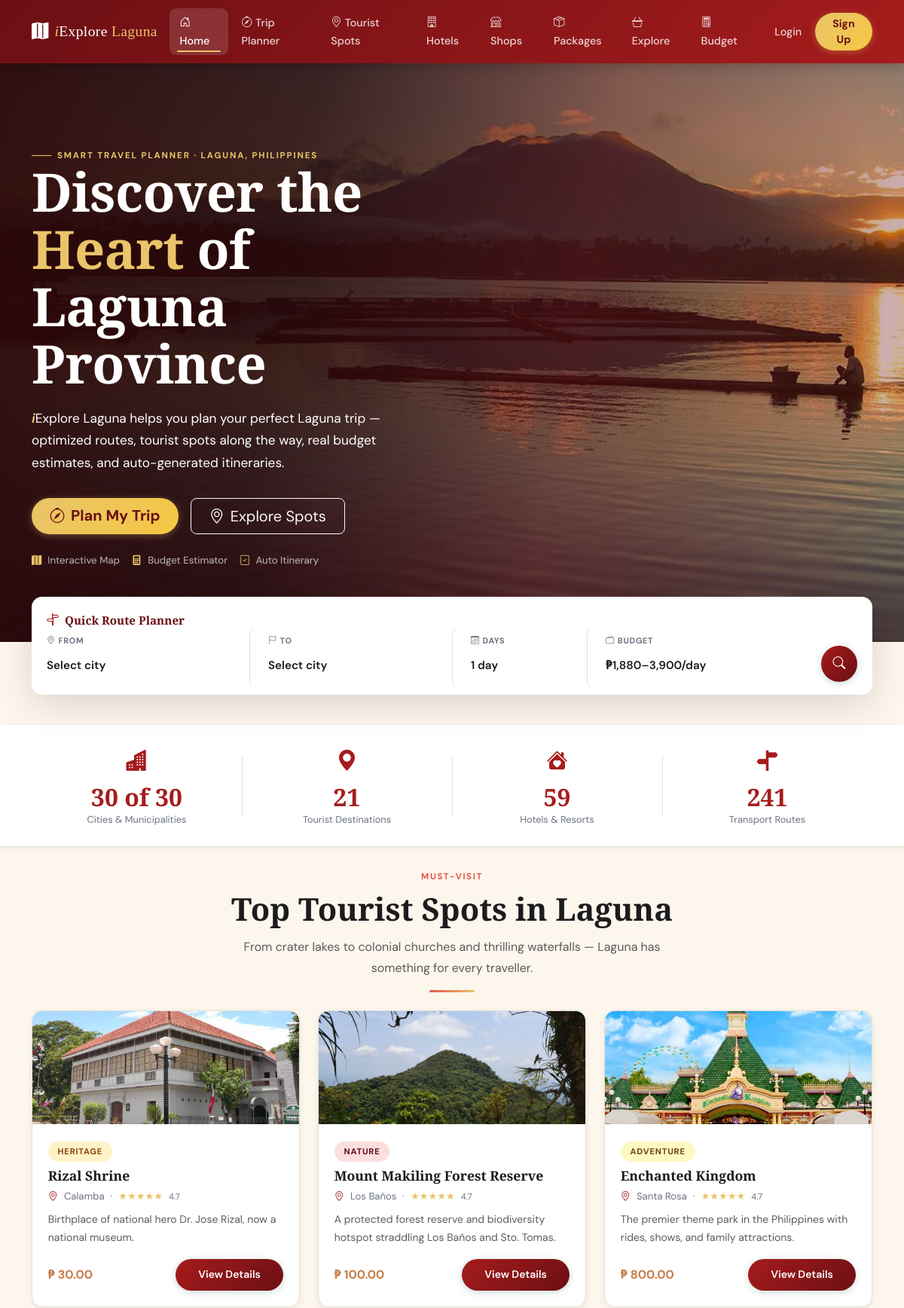
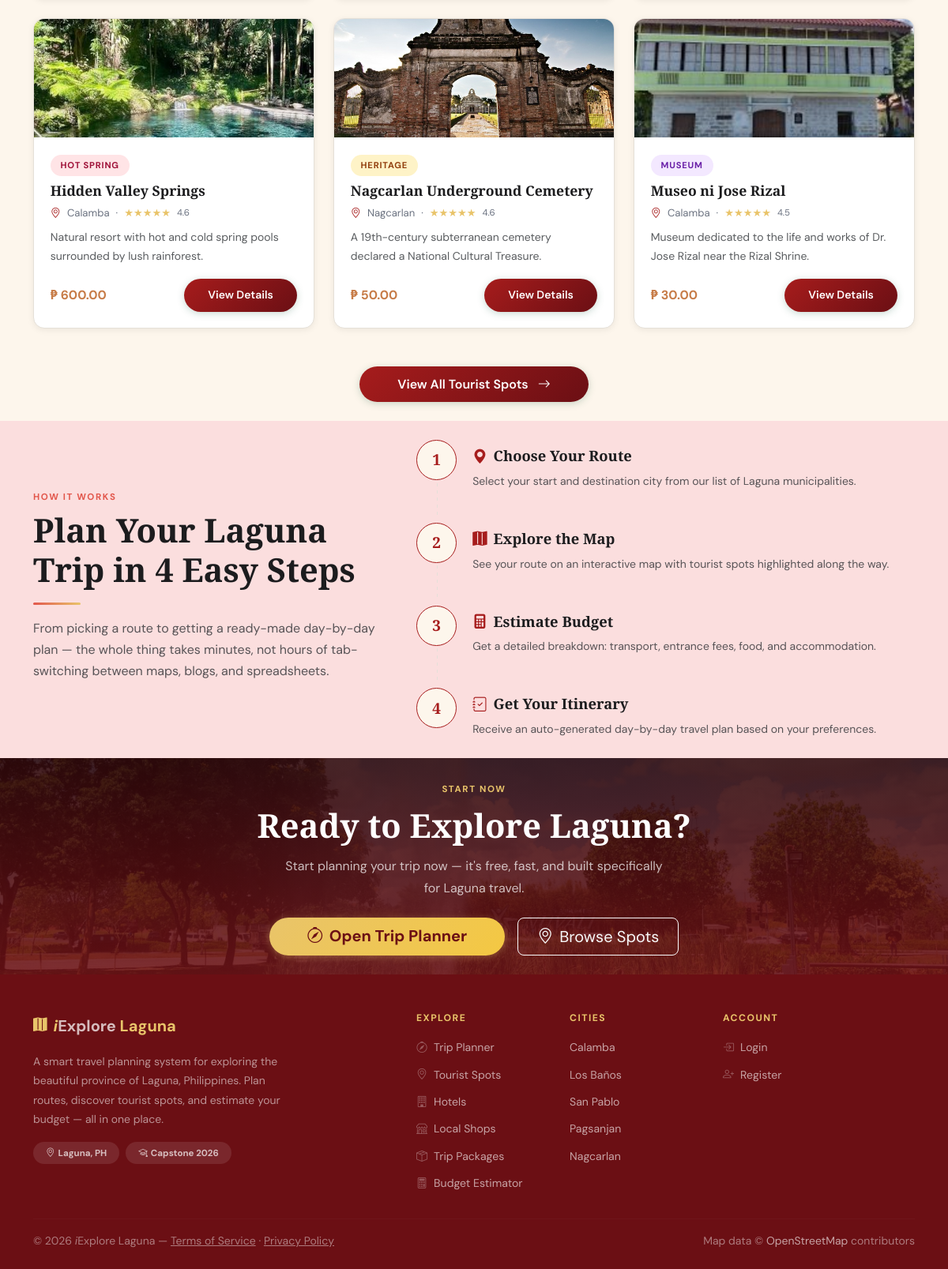
The page / on the database its author committed (2 pictures, top to bottom).
### tables this page shows
CREATE TABLE `spot_photos` (
  `id` int(10) UNSIGNED NOT NULL,
  `spot_id` int(10) UNSIGNED NOT NULL,
  `url` varchar(255) NOT NULL,
  `caption` varchar(200) DEFAULT NULL,
  `photo_type` enum('main','gallery','food','activity') DEFAULT 'gallery',
  `sort_order` tinyint(4) DEFAULT 0
);

CREATE TABLE `tourist_spots` (
  `id` int(10) UNSIGNED NOT NULL,
  `city_id` int(10) UNSIGNED NOT NULL,
  `name` varchar(150) NOT NULL,
  `slug` varchar(150) NOT NULL,
  `description` text DEFAULT NULL,
  `category` enum('nature','heritage','waterfall','hotspring','museum','religious','beach_lake','adventure','food') NOT NULL,
  `entrance_fee` decimal(8,2) DEFAULT 0.00,
  `operating_hours` varchar(100) DEFAULT NULL,
  `contact_number` varchar(50) DEFAULT NULL,
  `latitude` decimal(10,7) NOT NULL,
  `longitude` decimal(10,7) NOT NULL,
  `rating` decimal(3,2) DEFAULT 4.00,
  `image_url` varchar(255) DEFAULT NULL,
  `google_maps_url` varchar(255) DEFAULT NULL,
  `website_url` varchar(255) DEFAULT NULL,
  `tips` text DEFAULT NULL,
  `is_active` tinyint(1) DEFAULT 1,
  `is_closed` tinyint(1) NOT NULL DEFAULT 0,
  `closure_reason` varchar(255) DEFAULT NULL,
  `closed_until` date DEFAULT NULL,
  `closure_updated_at` datetime DEFAULT NULL,
  `created_at` timestamp NOT NULL DEFAULT current_timestamp()
);

CREATE TABLE `cities` (
  `id` int(10) UNSIGNED NOT NULL,
  `name` varchar(100) NOT NULL,
  `slug` varchar(100) NOT NULL,
  `description` text DEFAULT NULL,
  `latitude` decimal(10,7) NOT NULL,
  `longitude` decimal(10,7) NOT NULL
);

### index.php (the view, shortened to what the rows shown need)
<?php
require_once 'includes/header.php';
$featured_spots = db_fetch_all(
  "SELECT s.*, c.name AS city_name,
          (SELECT url FROM spot_photos WHERE spot_id = s.id AND photo_type = 'main' LIMIT 1) AS main_photo_url
   FROM tourist_spots s
   JOIN cities c ON s.city_id = c.id
   WHERE s.is_active = 1
   ORDER BY s.rating DESC
   LIMIT 6"
);
$hero_photo = db_fetch_one(
  "SELECT url FROM spot_photos WHERE photo_type='main' ORDER BY id ASC LIMIT 1"
)['url'] ?? null;
$cta_photo = db_fetch_one(
  "SELECT url FROM spot_photos WHERE photo_type='main' ORDER BY id DESC LIMIT 1"
)['url'] ?? $hero_photo;
function spot_badge(string $category): string {
  $labels = [
    'nature'=>'Nature','heritage'=>'Heritage','waterfall'=>'Waterfall',
    'hotspring'=>'Hot Spring','museum'=>'Museum','religious'=>'Religious',
    'beach_lake'=>'Lake/Beach','adventure'=>'Adventure','food'=>'Food',
  ];
  $label = htmlspecialchars($labels[$category] ?? $category, ENT_QUOTES, 'UTF-8');
  $cat   = htmlspecialchars($category, ENT_QUOTES, 'UTF-8');
  return "<span class=\"badge-category badge-{$cat}\">{$label}</span>";
}
?>
<section class="hero-section">
  <?php if ($hero_photo): ?>
  <div class="hero-bg" style="background-image:url('<?= e($hero_photo) ?>')"></div>
  <?php endif; ?>
  <div class="container position-relative" style="z-index:1">
    <div class="row">
      <div class="col-lg-7 col-xl-6">
        <h1 class="hero-title fade-up fade-up-1">
          Discover the <em>Heart</em> of Laguna Province
        </h1>
      </div>
    </div>
  </div>
</section>
<section class="py-4">
  <div class="container">
    <div class="text-center mb-4 reveal">
      <h2 class="section-title">Top Tourist Spots in Laguna</h2>
    </div>
    <div class="row g-4">
      <?php
      $catIcons = ['nature'=>'bi-tree','heritage'=>'bi-bank','waterfall'=>'bi-droplet',
                   'hotspring'=>'bi-fire','museum'=>'bi-columns-gap','religious'=>'bi-building',
                   'beach_lake'=>'bi-water','adventure'=>'bi-compass','food'=>'bi-cup-hot'];
      $i = 0;
      foreach ($featured_spots as $spot): $i++;
      ?>
      <div class="col-sm-6 col-lg-4 reveal fade-up-<?= min($i,6) ?>">
        <div class="card-app h-100">
          <a href="pages/spot-detail.php?id=<?= $spot['id'] ?>" class="text-decoration-none">
          <?php if (!empty($spot['main_photo_url'])): ?>
          <div class="card-img-placeholder" style="padding:0;overflow:hidden">
            <img src="<?= e($spot['main_photo_url']) ?>" alt="<?= e($spot['name']) ?>" style="width:100%;height:100%;object-fit:cover">
          </div>
          <?php else: ?>
          <div class="card-img-placeholder">
            <i class="bi <?= $catIcons[$spot['category']] ?? 'bi-geo-alt' ?>"></i>
          </div>
          <?php endif; ?>
          </a>
          <div class="card-body-app">
            <div class="mb-2"><?= spot_badge($spot['category']) ?></div>
            <a href="pages/spot-detail.php?id=<?= $spot['id'] ?>" class="text-decoration-none">
              <h5 class="card-title-app" style="color:var(--charcoal)"><?= e($spot['name']) ?></h5>
            </a>
            <div class="card-meta mb-2">
              <i class="bi bi-geo-alt text-maroon"></i>
              <span><?= e($spot['city_name']) ?></span>
              <span>·</span>
              <span style="color:var(--sand-dark)"><?= str_repeat('★', round($spot['rating'])) ?></span>
              <small><?= number_format($spot['rating'],1) ?></small>
            </div>
            <p class="text-muted small mb-3" style="display:-webkit-box;-webkit-line-clamp:2;-webkit-box-orient:vertical;overflow:hidden">
              <?= e($spot['description'] ?? '') ?>
            </p>
            <div class="d-flex justify-content-between align-items-center">
              <span class="fw-bold">
                <?= $spot['entrance_fee'] > 0
                    ? '<span style="color:var(--terracotta)">₱ ' . number_format($spot['entrance_fee'],2) . '</span>'
                    : '<span class="text-success"><i class="bi bi-ticket-perforated me-1"></i>Free Entry</span>' ?>
              </span>
              <a href="pages/spot-detail.php?id=<?= $spot['id'] ?>"
                 class="btn btn-sm btn-primary-app">View Details</a>
            </div>
          </div>
        </div>
      </div>
      <?php endforeach; ?>
    </div>
  </div>
</section>
<section class="py-4" style="background:var(--maroon-pale)">
  <div class="container">
    <div class="row g-5 align-items-center">
      <div class="col-lg-5 reveal">
        <h2 class="section-title">Plan Your Laguna Trip in 4 Easy Steps</h2>
      </div>
    </div>
  </div>
</section>
<section class="py-4 cta-section">
  <?php if ($cta_photo): ?>
  <div class="cta-bg" style="background-image:url('<?= e($cta_photo) ?>')"></div>
  <?php endif; ?>
  <div class="container text-center position-relative" style="z-index:1">
    <div class="reveal">
      <h2 class="section-title mt-1" style="color:#fff">Ready to Explore Laguna?</h2>
    </div>
  </div>
</section>
<?php require_once 'includes/footer.php'; ?>

### rows shown on the page
spot_photos: url (picture)
tourist_spots: shows a picture, category "HERITAGE", name "Rizal Shrine", city.name "Calamba", rating "★★★★★", rating "4.7", description "Birthplace of national hero Dr. Jose Rizal, now a national museum.", entrance_fee "30.00"
tourist_spots: shows a picture, category "NATURE", name "Mount Makiling Forest Reserve", city.name "Los Baños", rating "★★★★★", rating "4.7", description "A protected forest reserve and biodiversity hotspot straddling Los Baños and Sto. Tomas.", entrance_fee "100.00"
tourist_spots: shows a picture, category "ADVENTURE", name "Enchanted Kingdom", city.name "Santa Rosa", rating "★★★★★", rating "4.7", description "The premier theme park in the Philippines with rides, shows, and family attractions.", entrance_fee "800.00"
tourist_spots: shows a picture, category "HOT SPRING", name "Hidden Valley Springs", city.name "Calamba", rating "★★★★★", rating "4.6", description "Natural resort with hot and cold spring pools surrounded by lush rainforest.", entrance_fee "600.00"
tourist_spots: shows a picture, category "HERITAGE", name "Nagcarlan Underground Cemetery", city.name "Nagcarlan", rating "★★★★★", rating "4.6", description "A 19th-century subterranean cemetery declared a National Cultural Treasure.", entrance_fee "50.00"
tourist_spots: shows a picture, category "MUSEUM", name "Museo ni Jose Rizal", city.name "Calamba", rating "★★★★★", rating "4.5", description "Museum dedicated to the life and works of Dr. Jose Rizal near the Rizal Shrine.", entrance_fee "30.00"
spot_photos: url (picture)

### other values the page prints
$num "30 of 30"
$label "Cities & Municipalities"
$num "21"
$label "Tourist Destinations"
$num "59"
$label "Hotels & Resorts"
$num "241"
$label "Transport Routes"
$num "1"
$title "Choose Your Route"
$desc "Select your start and destination city from our list of Laguna municipalities."
$num "2"
$title "Explore the Map"
$desc "See your route on an interactive map with tourist spots highlighted along the way."
$num "3"
